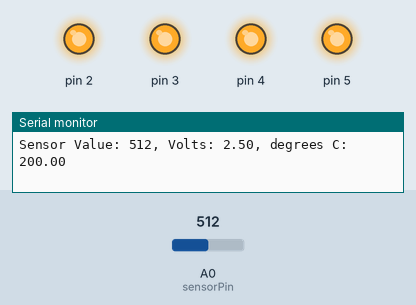
Recording of a sketch running on a simulated Arduino Uno, built with avr-gcc and run on an emulated ATmega328P. Parts: output pins drawn as LEDs (lit = HIGH), the last lines printed to the serial monitor. Inputs (shaded band) come from the test bench; at power-on: A0 (sensorPin) = 512.

Above: at 1.2 s.
1.3 s: A0 (sensorPin) set to 162
4.3 s: A0 (sensorPin) set to 150
At 5.1 s:
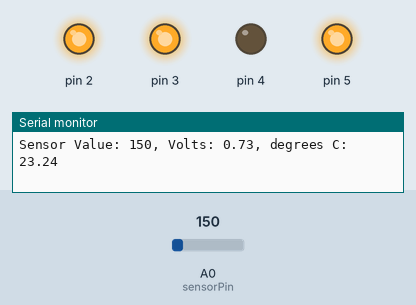
5.8 s: A0 (sensorPin) set to 122
At 6.5 s:
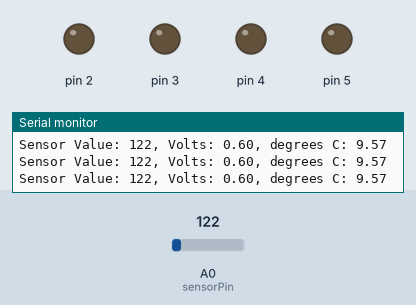
7.3 s: A0 (sensorPin) set to 1023
At 8.2 s:
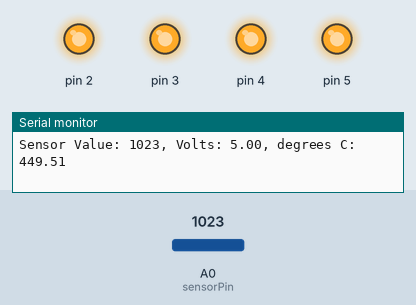
8.8 s: A0 (sensorPin) set to 0
At 9.7 s:
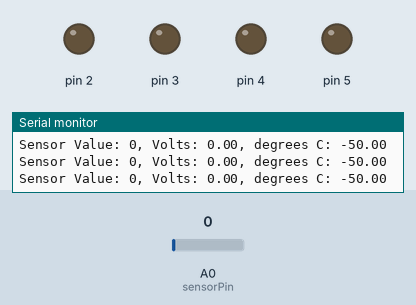
Timing chart, 0 to 11.3 s (numbered marks = the images above; inputs shaded):
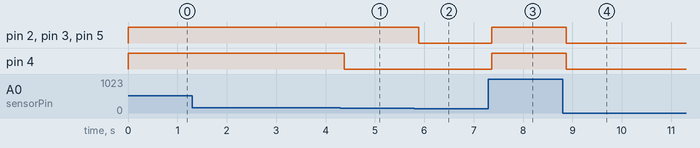

The sketch:

project_03_loveOMeter.ino
```cpp
const int sensorPin = A0;
const float baselineTemp = 19.0;
float increment = 1.5;

void setup(){
    Serial.begin(9600); // open a serial port

    for(int pinNumber = 2; pinNumber < 6; pinNumber++){
        pinMode(pinNumber, OUTPUT);
        digitalWrite(pinNumber, LOW);
    }
}

void loop(){
    int sensorVal = analogRead(sensorPin);

    Serial.print("Sensor Value: ");
    Serial.print(sensorVal);

    // convert ADC reading to voltage
    float voltage = (sensorVal/1024.0) * 5.0;

    Serial.print(", Volts: ");
    Serial.print(voltage);

    Serial.print(", degrees C: ");
    // convert voltage to temperature in degrees
    float temperature = (voltage - .5) * 100;
    Serial.println(temperature);

    // turn on green LED when the temperature read is above the baseline temperature
    if(temperature >= baselineTemp){
        digitalWrite(5, HIGH);
    }
    else{
        digitalWrite(5, LOW);
    }
    if(temperature < baselineTemp + increment){
        digitalWrite(2, LOW);
        digitalWrite(3, LOW);
        digitalWrite(4, LOW);
    } else if(temperature >= baselineTemp + increment && temperature < baselineTemp + 2 * increment){
        digitalWrite(2, HIGH);
        digitalWrite(3, LOW);
        digitalWrite(4, LOW);
    } else if(temperature >= baselineTemp + 2 * increment && temperature < baselineTemp + 3 * increment){
        digitalWrite(2, HIGH);
        digitalWrite(3, HIGH);
        digitalWrite(4, LOW);
    } else if(temperature >= baselineTemp + 3 * increment){
        digitalWrite(2, HIGH);
        digitalWrite(3, HIGH);
        digitalWrite(4, HIGH);
    }
    delay(1);
}
```

Measured:
- the behaviour switches between 151 and 150 on A0 (sensorPin) (found by bisection; images 0 and 1)
- after the input at 4.3 s, pin 4: HIGH → LOW after 0.08 s
- after the input at 5.8 s, pin 2, pin 3, pin 5: HIGH → LOW after 0.09 s
- after the input at 7.3 s, pin 2–5: LOW → HIGH after 0.07 s
- after the input at 8.8 s, pin 2–5: HIGH → LOW after 0.08 s
